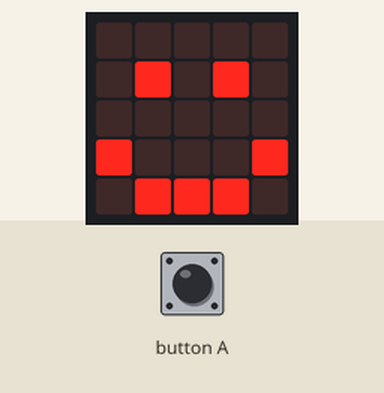
This program was run on a simulated BBC micro:bit (MakeCode). Parts: the board's 5×5 LED display. The inputs (shaded band) are chosen by the test bench.

Above: at 1.8 s.
1.9 s: button A pressed for 0.15 s
At 4.6 s:
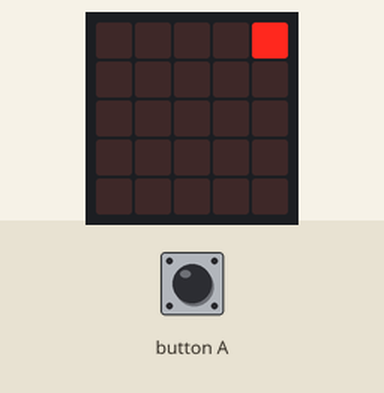
At 13.8 s:
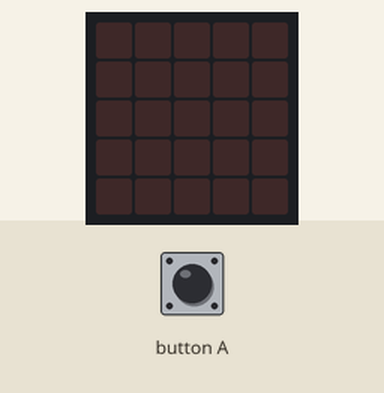
Timing chart, 0 to 15.3 s (numbered marks = the images above; inputs shaded):
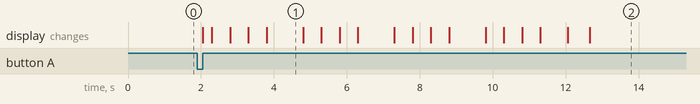

Measured:
- after the input at 1.9 s, the display: first changes after 0.15 s (image 1 shows a later state)
- what the display in image 1 shows lasts 1.0 s, from 3.8 s to 4.8 s

The program:

main.ts
```typescript
// (licence header left out)
// variable
let sprite: game.LedSprite = null
let counterOne: number = 0
let counterTwo: number = 0

// setup
basic.clearScreen()
basic.showIcon(IconNames.Happy)

input.onButtonPressed(Button.A, function () {
    // creates the sprite
    sprite = game.createSprite(0, 0)

        while (counterOne < 4) {
            // moves the sprite forwards one space
            basic.pause(250)
            counterOne = counterOne + 1
            sprite.move(1)
            basic.pause(250)

            while (counterOne == 4) {
                // turns the sprite right 90 degrees
                sprite.turn(Direction.Right, 90)
                counterOne = 0
                counterTwo = counterTwo + 1
                basic.pause(500)

                if (counterTwo == 4) {
                    // deletes the sprite after it is done
                    sprite.delete()
                    basic.showIcon(IconNames.Yes)
                }
            }
        }

})
```
